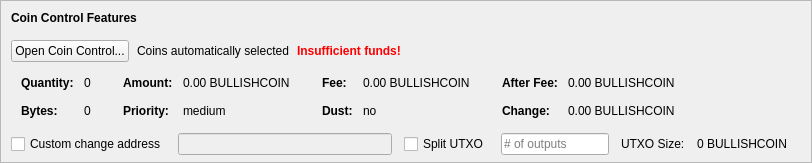
    <widget class="QFrame" name="frameCoinControl">
     <property name="sizePolicy">
      <sizepolicy hsizetype="Expanding" vsizetype="Expanding">
       <horstretch>0</horstretch>
       <verstretch>0</verstretch>
      </sizepolicy>
     </property>
     <property name="maximumSize">
      <size>
       <width>16777215</width>
       <height>16777215</height>
      </size>
     </property>
     <property name="frameShape">
      <enum>QFrame::StyledPanel</enum>
     </property>
     <property name="frameShadow">
      <enum>QFrame::Sunken</enum>
     </property>
     <layout class="QVBoxLayout" name="verticalLayoutCoinControl2">
      <property name="spacing">
       <number>0</number>
      </property>
      <property name="leftMargin">
       <number>0</number>
      </property>
      <property name="topMargin">
       <number>0</number>
      </property>
      <property name="rightMargin">
       <number>0</number>
      </property>
      <property name="bottomMargin">
       <number>6</number>
      </property>
      <item>
       <layout class="QVBoxLayout" name="verticalLayoutCoinControl" stretch="0,0,0,0,1">
        <property name="spacing">
         <number>0</number>
        </property>
        <property name="leftMargin">
         <number>10</number>
        </property>
        <property name="topMargin">
         <number>10</number>
        </property>
        <item>
         <layout class="QHBoxLayout" name="horizontalLayoutCoinControl1">
          <property name="bottomMargin">
           <number>15</number>
          </property>
          <item>
           <widget class="QLabel" name="labelCoinControlFeatures">
            <property name="sizePolicy">
             <sizepolicy hsizetype="Preferred" vsizetype="Maximum">
              <horstretch>0</horstretch>
              <verstretch>0</verstretch>
             </sizepolicy>
            </property>
            <property name="font">
             <font>
              <weight>75</weight>
              <bold>true</bold>
             </font>
            </property>
            <property name="styleSheet">
             <string notr="true">font-weight:bold;</string>
            </property>
            <property name="text">
             <string>Coin Control Features</string>
            </property>
           </widget>
          </item>
         </layout>
        </item>
        <item>
         <layout class="QHBoxLayout" name="horizontalLayoutCoinControl2" stretch="0,0,0,0">
          <property name="spacing">
           <number>8</number>
          </property>
          <property name="bottomMargin">
           <number>10</number>
          </property>
          <item>
           <widget class="QPushButton" name="pushButtonCoinControl">
            <property name="styleSheet">
             <string notr="true"/>
            </property>
            <property name="text">
             <string>Open Coin Control...</string>
            </property>
            <property name="autoDefault">
             <bool>false</bool>
            </property>
           </widget>
          </item>
          <item>
           <widget class="QLabel" name="labelCoinControlAutomaticallySelected">
            <property name="text">
             <string>Coins automatically selected</string>
            </property>
            <property name="margin">
             <number>5</number>
            </property>
           </widget>
          </item>
          <item>
           <widget class="QLabel" name="labelCoinControlInsuffFunds">
            <property name="font">
             <font>
              <weight>75</weight>
              <bold>true</bold>
             </font>
            </property>
            <property name="styleSheet">
             <string notr="true">color:red;font-weight:bold;</string>
            </property>
            <property name="text">
             <string>Insufficient funds!</string>
            </property>
            <property name="margin">
             <number>5</number>
            </property>
           </widget>
          </item>
          <item>
           <spacer name="horizontalSpacerCoinControl">
            <property name="orientation">
             <enum>Qt::Horizontal</enum>
            </property>
            <property name="sizeHint" stdset="0">
             <size>
              <width>40</width>
              <height>1</height>
             </size>
            </property>
           </spacer>
          </item>
         </layout>
        </item>
        <item>
         <widget class="QWidget" name="widgetCoinControl" native="true">
          <property name="sizePolicy">
           <sizepolicy hsizetype="Preferred" vsizetype="Preferred">
            <horstretch>0</horstretch>
            <verstretch>0</verstretch>
           </sizepolicy>
          </property>
          <property name="minimumSize">
           <size>
            <width>0</width>
            <height>0</height>
           </size>
          </property>
          <property name="styleSheet">
           <string notr="true"/>
          </property>
          <layout class="QHBoxLayout" name="horizontalLayoutCoinControl5">
           <property name="leftMargin">
            <number>0</number>
           </property>
           <property name="topMargin">
            <number>0</number>
           </property>
           <property name="rightMargin">
            <number>0</number>
           </property>
           <property name="bottomMargin">
            <number>0</number>
           </property>
           <item>
            <layout class="QHBoxLayout" name="horizontalLayoutCoinControl3" stretch="0,0,0,1">
             <property name="spacing">
              <number>20</number>
             </property>
             <property name="topMargin">
              <number>0</number>
             </property>
             <property name="bottomMargin">
              <number>10</number>
             </property>
             <item>
              <layout class="QFormLayout" name="formLayoutCoinControl1">
               <property name="horizontalSpacing">
                <number>10</number>
               </property>
               <property name="verticalSpacing">
                <number>14</number>
               </property>
               <property name="leftMargin">
                <number>10</number>
               </property>
               <property name="topMargin">
                <number>4</number>
               </property>
               <property name="rightMargin">
                <number>6</number>
               </property>
               <item row="0" column="0">
                <widget class="QLabel" name="labelCoinControlQuantityText">
                 <property name="font">
                  <font>
                   <weight>75</weight>
                   <bold>true</bold>
                  </font>
                 </property>
                 <property name="text">
                  <string>Quantity:</string>
                 </property>
                 <property name="margin">
                  <number>0</number>
                 </property>
                </widget>
               </item>
               <item row="0" column="1">
                <widget class="QLabel" name="labelCoinControlQuantity">
                 <property name="cursor">
                  <cursorShape>IBeamCursor</cursorShape>
                 </property>
                 <property name="contextMenuPolicy">
                  <enum>Qt::ActionsContextMenu</enum>
                 </property>
                 <property name="text">
                  <string notr="true">0</string>
                 </property>
                 <property name="margin">
                  <number>0</number>
                 </property>
                 <property name="textInteractionFlags">
                  <set>Qt::LinksAccessibleByMouse|Qt::TextSelectableByKeyboard|Qt::TextSelectableByMouse</set>
                 </property>
                </widget>
               </item>
               <item row="1" column="0">
                <widget class="QLabel" name="labelCoinControlBytesText">
                 <property name="font">
                  <font>
                   <weight>75</weight>
                   <bold>true</bold>
                  </font>
                 </property>
                 <property name="text">
                  <string>Bytes:</string>
                 </property>
                </widget>
               </item>
               <item row="1" column="1">
                <widget class="QLabel" name="labelCoinControlBytes">
                 <property name="cursor">
                  <cursorShape>IBeamCursor</cursorShape>
                 </property>
                 <property name="contextMenuPolicy">
                  <enum>Qt::ActionsContextMenu</enum>
                 </property>
                 <property name="text">
                  <string notr="true">0</string>
                 </property>
                 <property name="textInteractionFlags">
                  <set>Qt::LinksAccessibleByMouse|Qt::TextSelectableByKeyboard|Qt::TextSelectableByMouse</set>
                 </property>
                </widget>
               </item>
              </layout>
             </item>
             <item>
              <layout class="QFormLayout" name="formLayoutCoinControl2">
               <property name="horizontalSpacing">
                <number>10</number>
               </property>
               <property name="verticalSpacing">
                <number>14</number>
               </property>
               <property name="leftMargin">
                <number>6</number>
               </property>
               <property name="topMargin">
                <number>4</number>
               </property>
               <property name="rightMargin">
                <number>6</number>
               </property>
               <item row="0" column="0">
                <widget class="QLabel" name="labelCoinControlAmountText">
                 <property name="font">
                  <font>
                   <weight>75</weight>
                   <bold>true</bold>
                  </font>
                 </property>
                 <property name="text">
                  <string>Amount:</string>
                 </property>
                 <property name="margin">
                  <number>0</number>
                 </property>
                </widget>
               </item>
               <item row="0" column="1">
                <widget class="QLabel" name="labelCoinControlAmount">
                 <property name="cursor">
                  <cursorShape>IBeamCursor</cursorShape>
                 </property>
                 <property name="contextMenuPolicy">
                  <enum>Qt::ActionsContextMenu</enum>
                 </property>
                 <property name="text">
                  <string notr="true">0.00 BULLISHCOIN</string>
                 </property>
                 <property name="textInteractionFlags">
                  <set>Qt::LinksAccessibleByMouse|Qt::TextSelectableByKeyboard|Qt::TextSelectableByMouse</set>
                 </property>
                </widget>
               </item>
               <item row="1" column="0">
                <widget class="QLabel" name="labelCoinControlPriorityText">
                 <property name="font">
                  <font>
                   <weight>75</weight>
                   <bold>true</bold>
                  </font>
                 </property>
                 <property name="text">
                  <string>Priority:</string>
                 </property>
                </widget>
               </item>
               <item row="1" column="1">
                <widget class="QLabel" name="labelCoinControlPriority">
                 <property name="cursor">
                  <cursorShape>IBeamCursor</cursorShape>
                 </property>
                 <property name="contextMenuPolicy">
                  <enum>Qt::ActionsContextMenu</enum>
                 </property>
                 <property name="text">
                  <string>medium</string>
                 </property>
                 <property name="textInteractionFlags">
                  <set>Qt::LinksAccessibleByMouse|Qt::TextSelectableByKeyboard|Qt::TextSelectableByMouse</set>
                 </property>
                </widget>
               </item>
              </layout>
             </item>
             <item>
              <layout class="QFormLayout" name="formLayoutCoinControl3">
               <property name="horizontalSpacing">
                <number>10</number>
               </property>
               <property name="verticalSpacing">
                <number>14</number>
               </property>
               <property name="leftMargin">
                <number>6</number>
               </property>
               <property name="topMargin">
                <number>4</number>
               </property>
               <property name="rightMargin">
                <number>6</number>
               </property>
               <item row="0" column="0">
                <widget class="QLabel" name="labelCoinControlFeeText">
                 <property name="font">
                  <font>
                   <weight>75</weight>
                   <bold>true</bold>
                  </font>
                 </property>
                 <property name="text">
                  <string>Fee:</string>
                 </property>
                 <property name="margin">
                  <number>0</number>
                 </property>
                </widget>
               </item>
               <item row="0" column="1">
                <widget class="QLabel" name="labelCoinControlFee">
                 <property name="cursor">
                  <cursorShape>IBeamCursor</cursorShape>
                 </property>
                 <property name="contextMenuPolicy">
                  <enum>Qt::ActionsContextMenu</enum>
                 </property>
                 <property name="text">
                  <string notr="true">0.00 BULLISHCOIN</string>
                 </property>
                 <property name="textInteractionFlags">
                  <set>Qt::LinksAccessibleByMouse|Qt::TextSelectableByKeyboard|Qt::TextSelectableByMouse</set>
                 </property>
                </widget>
               </item>
               <item row="1" column="0">
                <widget class="QLabel" name="labelCoinControlLowOutputText">
                 <property name="font">
                  <font>
                   <weight>75</weight>
                   <bold>true</bold>
                  </font>
                 </property>
                 <property name="text">
                  <string>Dust:</string>
                 </property>
                </widget>
               </item>
               <item row="1" column="1">
                <widget class="QLabel" name="labelCoinControlLowOutput">
                 <property name="cursor">
                  <cursorShape>IBeamCursor</cursorShape>
                 </property>
                 <property name="contextMenuPolicy">
                  <enum>Qt::ActionsContextMenu</enum>
                 </property>
                 <property name="text">
                  <string>no</string>
                 </property>
                 <property name="textInteractionFlags">
                  <set>Qt::LinksAccessibleByMouse|Qt::TextSelectableByKeyboard|Qt::TextSelectableByMouse</set>
                 </property>
                </widget>
               </item>
              </layout>
             </item>
             <item>
              <layout class="QFormLayout" name="formLayoutCoinControl4">
               <property name="horizontalSpacing">
                <number>10</number>
               </property>
               <property name="verticalSpacing">
                <number>14</number>
               </property>
               <property name="leftMargin">
                <number>6</number>
               </property>
               <property name="topMargin">
                <number>4</number>
               </property>
               <property name="rightMargin">
                <number>6</number>
               </property>
               <item row="0" column="0">
                <widget class="QLabel" name="labelCoinControlAfterFeeText">
                 <property name="font">
                  <font>
                   <weight>75</weight>
                   <bold>true</bold>
                  </font>
                 </property>
                 <property name="text">
                  <string>After Fee:</string>
                 </property>
                 <property name="margin">
                  <number>0</number>
                 </property>
                </widget>
               </item>
               <item row="0" column="1">
                <widget class="QLabel" name="labelCoinControlAfterFee">
                 <property name="cursor">
                  <cursorShape>IBeamCursor</cursorShape>
                 </property>
                 <property name="contextMenuPolicy">
                  <enum>Qt::ActionsContextMenu</enum>
                 </property>
                 <property name="text">
                  <string notr="true">0.00 BULLISHCOIN</string>
                 </property>
                 <property name="textInteractionFlags">
                  <set>Qt::LinksAccessibleByMouse|Qt::TextSelectableByKeyboard|Qt::TextSelectableByMouse</set>
                 </property>
                </widget>
               </item>
               <item row="1" column="0">
                <widget class="QLabel" name="labelCoinControlChangeText">
                 <property name="font">
                  <font>
                   <weight>75</weight>
                   <bold>true</bold>
                  </font>
                 </property>
                 <property name="text">
                  <string>Change:</string>
                 </property>
                </widget>
               </item>
               <item row="1" column="1">
                <widget class="QLabel" name="labelCoinControlChange">
                 <property name="cursor">
                  <cursorShape>IBeamCursor</cursorShape>
                 </property>
                 <property name="contextMenuPolicy">
                  <enum>Qt::ActionsContextMenu</enum>
                 </property>
                 <property name="text">
                  <string notr="true">0.00 BULLISHCOIN</string>
                 </property>
                 <property name="textInteractionFlags">
                  <set>Qt::LinksAccessibleByMouse|Qt::TextSelectableByKeyboard|Qt::TextSelectableByMouse</set>
                 </property>
                </widget>
               </item>
              </layout>
             </item>
            </layout>
           </item>
          </layout>
         </widget>
        </item>
        <item>
         <layout class="QHBoxLayout" name="horizontalLayoutCoinControl4" stretch="0,0,0,0,0,0,0">
          <property name="spacing">
           <number>12</number>
          </property>
          <property name="sizeConstraint">
           <enum>QLayout::SetDefaultConstraint</enum>
          </property>
          <property name="topMargin">
           <number>5</number>
          </property>
          <property name="rightMargin">
           <number>5</number>
          </property>
          <item>
           <widget class="QCheckBox" name="checkBoxCoinControlChange">
            <property name="toolTip">
             <string>If this is activated, but the change address is empty or invalid, change will be sent to a newly generated address.</string>
            </property>
            <property name="text">
             <string>Custom change address</string>
            </property>
           </widget>
          </item>
          <item>
           <widget class="QValidatedLineEdit" name="lineEditCoinControlChange">
            <property name="enabled">
             <bool>false</bool>
            </property>
            <property name="sizePolicy">
             <sizepolicy hsizetype="Expanding" vsizetype="Fixed">
              <horstretch>0</horstretch>
              <verstretch>0</verstretch>
             </sizepolicy>
            </property>
           </widget>
          </item>
          <item>
           <widget class="QCheckBox" name="splitBlockCheckBox">
            <property name="text">
             <string>Split UTXO</string>
            </property>
           </widget>
          </item>
          <item>
           <widget class="QLineEdit" name="splitBlockLineEdit">
            <property name="sizePolicy">
             <sizepolicy hsizetype="Fixed" vsizetype="Fixed">
              <horstretch>50</horstretch>
              <verstretch>0</verstretch>
             </sizepolicy>
            </property>
            <property name="placeholderText">
             <string># of outputs</string>
            </property>
           </widget>
          </item>
          <item>
           <widget class="QLabel" name="labelBlockSizeText">
            <property name="text">
             <string>UTXO Size:</string>
            </property>
           </widget>
          </item>
          <item>
           <widget class="QLabel" name="labelBlockSize">
            <property name="text">
             <string>0 BULLISHCOIN</string>
            </property>
           </widget>
          </item>
          <item>
           <widget class="QLabel" name="labelCoinControlChangeLabel">
            <property name="sizePolicy">
             <sizepolicy hsizetype="Preferred" vsizetype="Expanding">
              <horstretch>0</horstretch>
              <verstretch>0</verstretch>
             </sizepolicy>
            </property>
            <property name="minimumSize">
             <size>
              <width>0</width>
              <height>0</height>
             </size>
            </property>
            <property name="text">
             <string/>
            </property>
            <property name="margin">
             <number>3</number>
            </property>
           </widget>
          </item>
         </layout>
        </item>
        <item>
         <spacer name="verticalSpacerCoinControl">
          <property name="orientation">
           <enum>Qt::Vertical</enum>
          </property>
          <property name="sizeHint" stdset="0">
           <size>
            <width>800</width>
            <height>1</height>
           </size>
          </property>
         </spacer>
        </item>
       </layout>
      </item>
     </layout>
    </widget>
